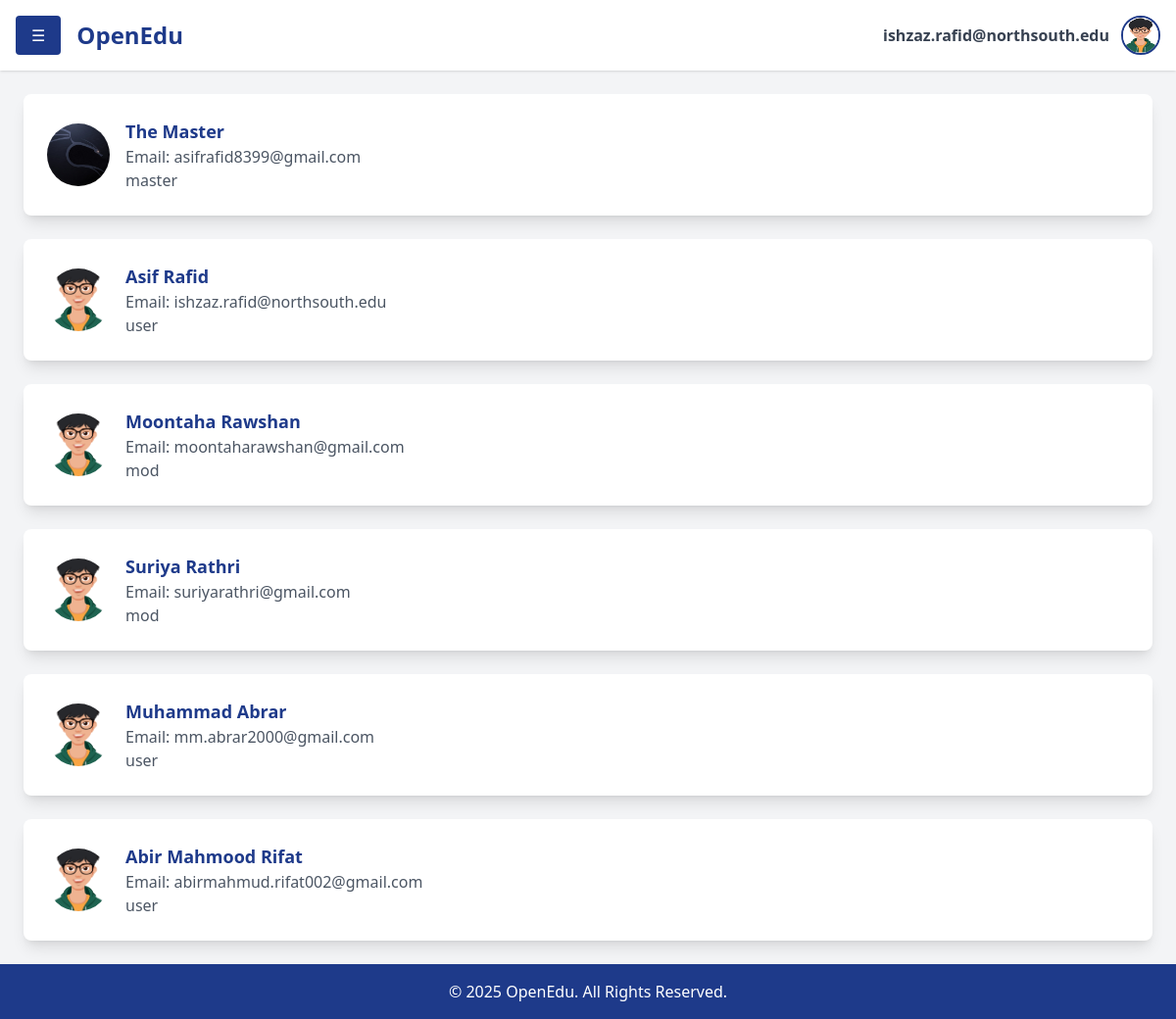
Screenshot of /students (signed in) with the database file from the repository.
### accounts/models.py (models this page shows, shortened)
class User(AbstractUser):
    contact = models.CharField(max_length=15, blank=True, null=True)
    profilepicture = models.ImageField(upload_to='images/profilepictures', blank=True, null=True,default='images/profilepictures/rafid1.jpg')
    role=models.TextField(default='user')
    course=models.IntegerField(default=-1)
    department=models.IntegerField(default=-1)
    groups = models.ManyToManyField(
        'auth.Group',
        related_name='custom_user_set',
        blank=True
    )
    user_permissions = models.ManyToManyField(
        'auth.Permission',
        related_name='custom_user_permissions_set',
        blank=True
    )

### home/views.py (the view)
# urls.py: path('students', students, name='students'),
@login_required
def students(request):
    users=User.objects.all()
    context={'name':request.user.username,'users':users}
    return render(request,"pages/students.html",context)

### home/templates/pages/students.html
{% extends 'dashboard.html' %} {%block content %}
<div class="p-6 flex-grow">
  <div class="space-y-6">
    {%for user in users%}
    <div
      class="flex items-center bg-white p-6 rounded-lg shadow-lg hover:shadow-xl transition duration-300 transform hover:scale-105"
    >
      <div class="w-16 h-16 mr-4">
        <img
          src="{{user.profilepicture.url}}"
          class="w-full h-full rounded-full object-cover"
        />
      </div>
      <div>
        <h3 class="text-lg font-semibold text-blue-900">
          {{user.first_name}} {{user.last_name}}
        </h3>
        <p class="text-gray-600">Email: {{user.email}}</p>
        <p class="text-gray-600">{{user.role}}</p>
      </div>
    </div>
    {%endfor%}
  </div>
</div>
{%endblock%}

### home/templates/inc/header.html (shortened to what this page needs)
<header class="bg-white shadow p-4 flex justify-between items-center relative">
  <div class="flex items-center space-x-4">
    <button
      onclick="toggleSidebar()"
      class="bg-blue-900 text-white px-4 py-2 rounded"
    >
      ☰
    </button>
    <h1 class="text-2xl font-bold text-blue-900">OpenEdu</h1>
  </div>
  <div class="flex items-center space-x-3 relative">
    <span class="text-gray-700 font-semibold">
      {{ request.user.username }}
    </span>
    <a
      href="javascript:void(0);"
      onclick="toggleDropdownProfile()"
      class="w-10 h-10"
    >
      <img
        src="{{ request.user.profilepicture.url }}"
        alt="Profile"
        class="w-10 h-10 rounded-full border-2 border-blue-900"
      />
    </a>
  </div>
</header>

### rows the page displays
User: user.username "ishzaz.rafid@northsouth.edu", user.profilepicture (picture), profilepicture (picture), first_name "Asif", last_name "Rafid", email "ishzaz.rafid@northsouth.edu", role "user"
User: profilepicture (picture), first_name "The", last_name "Master", email "asifrafid8399@gmail.com", role "master"
User: profilepicture (picture), first_name "Moontaha", last_name "Rawshan", email "moontaharawshan@gmail.com", role "mod"
User: profilepicture (picture), first_name "Suriya", last_name "Rathri", email "suriyarathri@gmail.com", role "mod"
User: profilepicture (picture), first_name "Muhammad", last_name "Abrar", email "mm.abrar2000@gmail.com", role "user"
User: profilepicture (picture), first_name "Abir Mahmood", last_name "Rifat", email "abirmahmud.rifat002@gmail.com", role "user"
